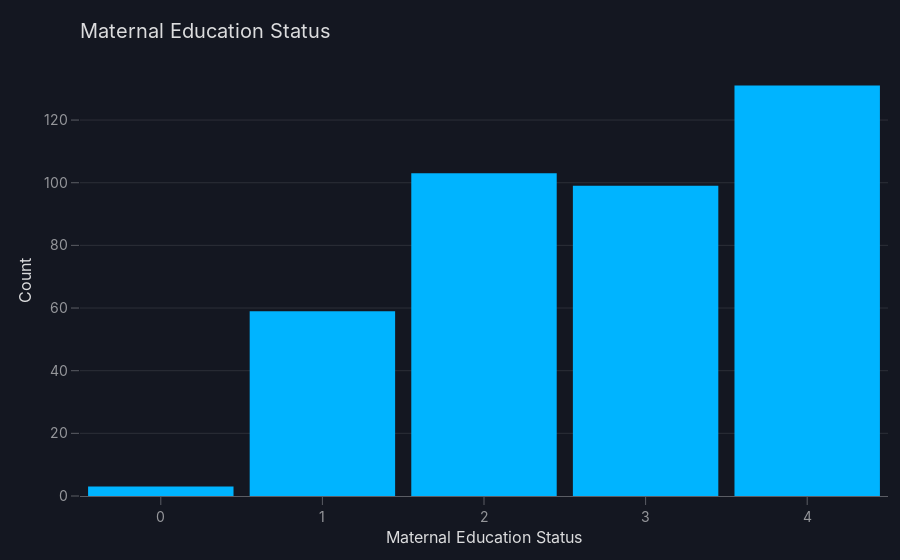

The code cell stored with this chart in its notebook:
### Code cell
import plotly.express as px

# Assuming 'student' is your DataFrame and 'address' is a column in it
# Make sure you've imported and loaded the data correctly before using it

# Create a countplot using Plotly Express
fig = px.histogram(student, x='Medu', title='Maternal Education Status')

# Customize the layout
fig.update_layout(
    xaxis_title='Maternal Education Status',
    yaxis_title='Count',
    font=dict(size=20)  # Adjust font size for title and labels
)

# Show the plot
fig.show()

### Figure 1 — Plotly figure (JSON) as saved in the notebook; plotly's stock layout.template omitted (floating-point values rounded to 4 significant figures; data arrays with more than 128 entries replaced by an {"elided": "..."} marker saying what was removed)
{"data": [{"alignmentgroup": "True", "bingroup": "x", "hovertemplate": "Medu=%{x}<br>count=%{y}<extra></extra>", "legendgroup": "", "marker": {"color": "#00b4ff", "pattern": {"shape": ""}}, "name": "", "offsetgroup": "", "orientation": "v", "showlegend": false, "type": "histogram", "x": {"elided": "395 int values"}, "xaxis": "x", "yaxis": "y"}], "layout": {"barmode": "relative", "font": {"size": 20}, "legend": {"tracegroupgap": 0}, "title": {"text": "Maternal Education Status"}, "xaxis": {"anchor": "y", "domain": [0, 1], "title": {"text": "Maternal Education Status"}}, "yaxis": {"anchor": "x", "domain": [0, 1], "title": {"text": "Count"}}}}
